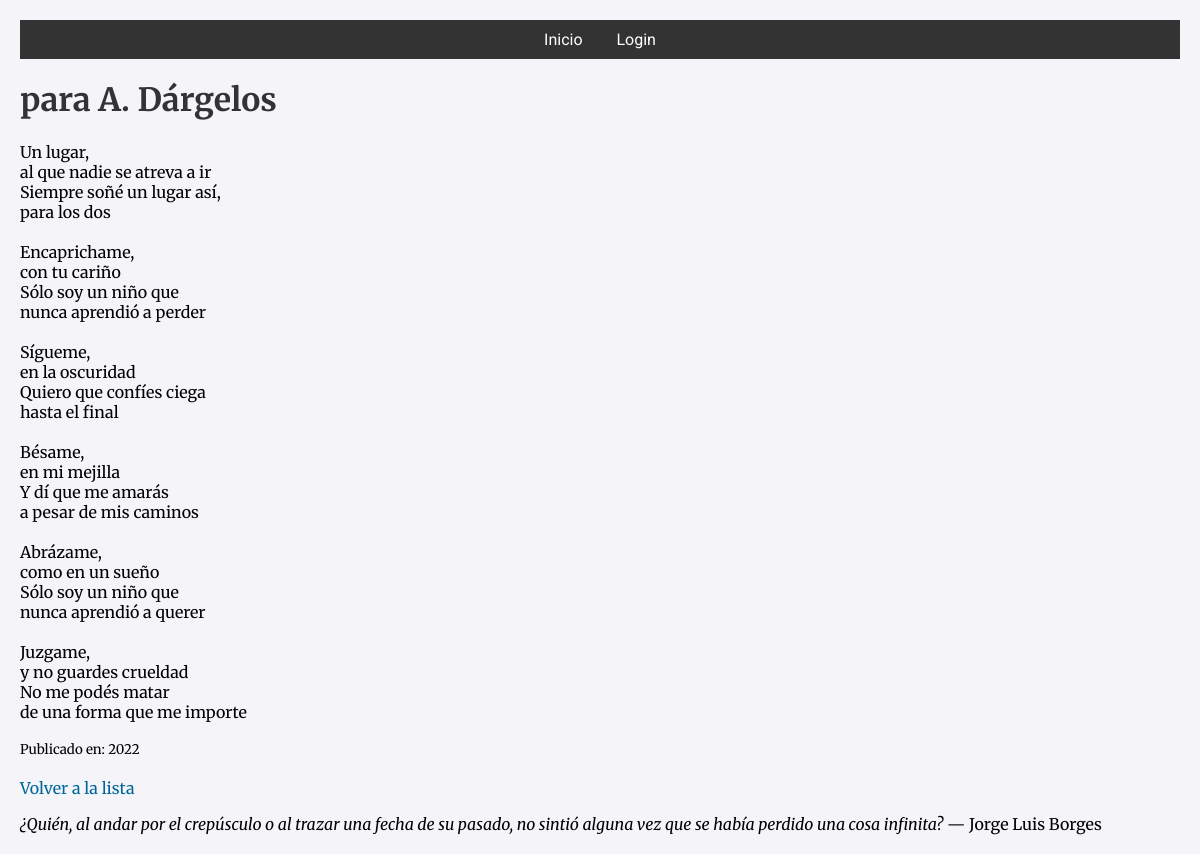
Screenshot of /post/3 with the database file from the repository.
### tables this page shows
CREATE TABLE posts
                     (id INTEGER PRIMARY KEY, title TEXT, content TEXT, 
                     audio TEXT, timestamp TEXT);

### app.py (the view)
@app.route('/post/<int:post_id>')
def post_detail(post_id):
    with sqlite3.connect('database.db') as conn:
        c = conn.cursor()
        c.execute('SELECT * FROM posts WHERE id = ?', (post_id,))
        post = c.fetchone()
    return render_template('post_detail.html', post=post, Markup=Markup)

### templates/post_detail.html (shortened to what this page needs)
{% extends "base.html" %}
{% block content %}
    <h1>{{ post[1] }}</h1>
    <p>{{ Markup(post[2]) }}</p>
    <small>Publicado en: {{ post[4] }}</small>
    <br>
    <br>
    <a href="{{ url_for('index') }}">Volver a la lista</a>
{% endblock %}

### static/css/style.css (style rules this page uses)
body { font-family: 'Merriweather', serif; margin: 20px; background-color: #f4f4f9; }
h1, h2 { color: #333; }
a { color: #006699; text-decoration: none; }

### rows the page displays
posts: title "para A. Dárgelos", content "Un lugar, al que nadie se atreva a ir Siempre soñé un lugar así, para los dos Encaprichame, con tu cariño Sólo soy un niño que nunca aprendió a perder Sígueme, en la oscuridad Quiero que confíes ciega hasta el final Bésame, en mi mejilla Y dí que me amarás a pesar de mis caminos Abrázame, como en un sueño Sólo soy un niño que nunca aprendió a querer Juzgame, y no guardes crueldad No me podés matar de una forma que me importe", timestamp "2022"
